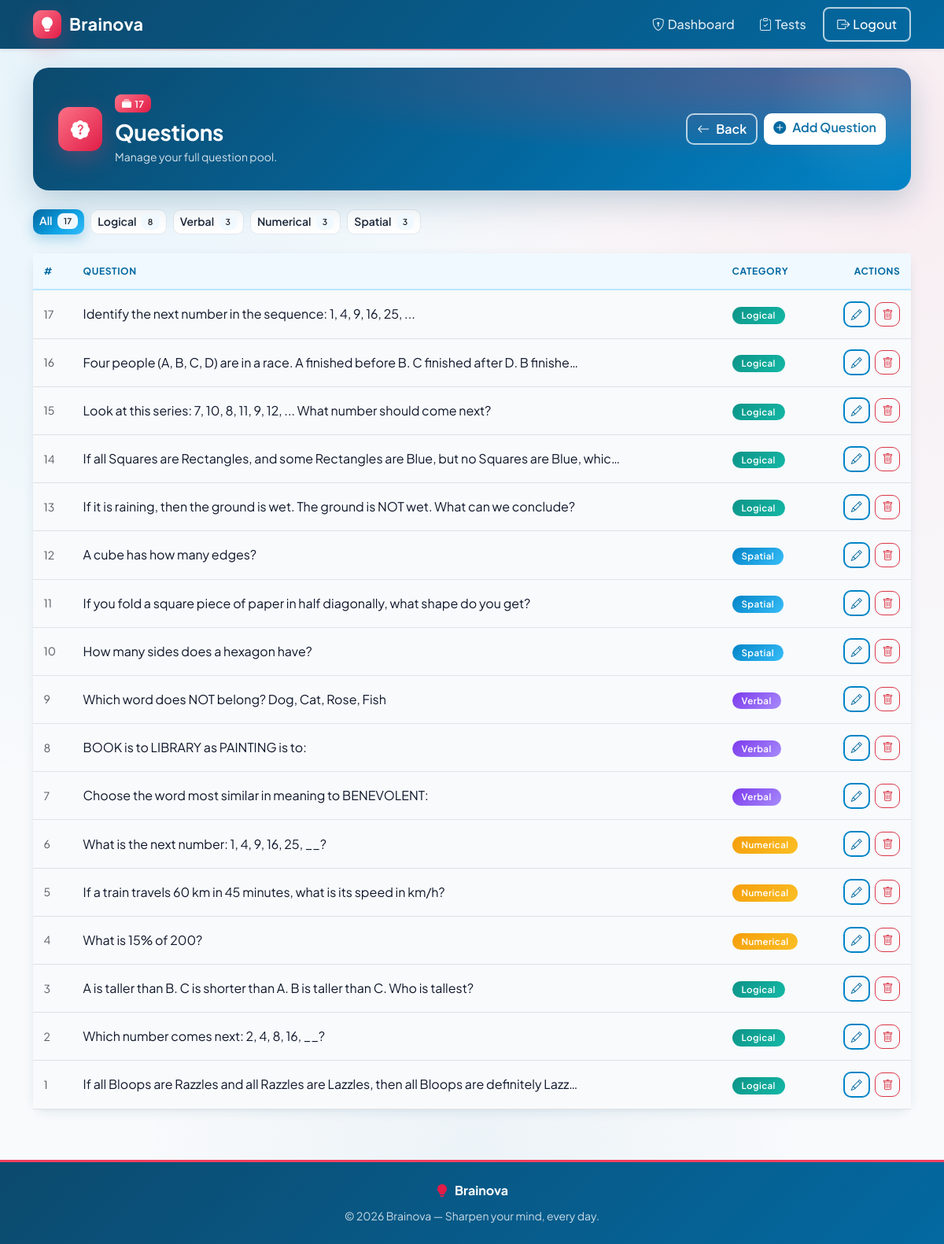
/admin/questions (signed in), run on the app's committed database.
### tables this page shows
CREATE TABLE questions (
    id INTEGER PRIMARY KEY AUTOINCREMENT,
    question_text TEXT NOT NULL,
    category TEXT NOT NULL CHECK(category IN ('logical', 'verbal', 'numerical', 'spatial')),
    created_at TIMESTAMP DEFAULT CURRENT_TIMESTAMP
, difficulty INTEGER);

### routes/admin.py (the view)
@admin_bp.route('/questions')
@admin_required
def questions():
    category = request.args.get('category', '')
    db = get_db()
    if category and category in CATEGORIES:
        qs = db.execute(
            'SELECT * FROM questions WHERE category = ? ORDER BY id DESC',
            (category,)
        ).fetchall()
    else:
        qs = db.execute('SELECT * FROM questions ORDER BY id DESC').fetchall()
    counts = {
        cat: db.execute(
            'SELECT COUNT(*) FROM questions WHERE category = ?', (cat,)
        ).fetchone()[0]
        for cat in CATEGORIES
    }
    total = db.execute('SELECT COUNT(*) FROM questions').fetchone()[0]
    db.close()
    return render_template('admin/questions.html', questions=qs,
                           categories=CATEGORIES, selected=category,
                           counts=counts, total=total)

### app.py (called while the page is built)
@app.context_processor
def inject_notification_count():
    if 'user_id' in session and not session.get('is_admin'):
        return {'unread_notifications': unread_count(session['user_id'])}
    return {'unread_notifications': 0}

### database.py (called while the page is built)
def get_db():
    conn = sqlite3.connect(DATABASE)
    conn.row_factory = sqlite3.Row
    conn.execute("PRAGMA foreign_keys = ON")
    return conn

### routes/admin.py (called while the page is built)
def admin_required(f):
    @wraps(f)
    def decorated(*args, **kwargs):
        if 'user_id' not in session:
            flash('Please log in.', 'warning')
            return redirect(url_for('auth.login'))
        if not session.get('is_admin'):
            flash('Admin access required.', 'danger')
            return redirect(url_for('index'))
        return f(*args, **kwargs)
    return decorated

### templates/admin/questions.html (shortened to what this page needs)
{% extends "base.html" %}
{% block content %}
<div class="page-banner d-flex justify-content-between align-items-center flex-wrap gap-3">
  <div class="d-flex align-items-center gap-3">
    <div class="banner-icon"><i class="bi bi-patch-question-fill"></i></div>
    <div>
      <span class="badge bg-warning text-dark mb-2"><i class="bi bi-collection-fill me-1"></i>{{ questions|length }}{% if selected %} of {{ total }}{% endif %}</span>
      <h3 class="fw-bold mb-1">Questions</h3>
      <p class="mb-0 small">Manage your full question pool.</p>
    </div>
  </div>
  <div class="d-flex gap-2">
    <a href="{{ url_for('admin.dashboard') }}" class="btn btn-outline-light">
      <i class="bi bi-arrow-left me-2"></i>Back
    </a>
    <a href="{{ url_for('admin.add_question') }}" class="btn btn-light">
      <i class="bi bi-plus-circle-fill me-2"></i>Add Question
    </a>
  </div>
</div>
<div class="mb-4 d-flex gap-2 flex-wrap">
  <a href="{{ url_for('admin.questions') }}"
     class="btn btn-sm {{ 'btn-primary' if not selected else 'btn-outline-secondary' }}">
    All <span class="badge bg-light text-dark ms-1">{{ total }}</span>
  </a>
  {% for cat in categories %}
  <a href="{{ url_for('admin.questions', category=cat) }}"
     class="btn btn-sm {{ 'btn-primary' if selected == cat else 'btn-outline-secondary' }}">
    {{ cat|capitalize }} <span class="badge bg-light text-dark ms-1">{{ counts[cat] }}</span>
  </a>
  {% endfor %}
</div>
<div class="card border-0 shadow-sm">
  <div class="card-body p-0">
    {% if questions %}
      <div class="table-responsive">
        <table class="table table-hover align-middle mb-0">
          <thead class="table-light">
            <tr>
              <th style="width:50px">#</th>
              <th>Question</th>
              <th style="width:110px">Category</th>
              <th style="width:130px" class="text-end">Actions</th>
            </tr>
          </thead>
          <tbody>
            {% for q in questions %}
            <tr>
              <td class="text-muted small">{{ q['id'] }}</td>
              <td>
                <span class="d-block">{{ q['question_text'][:90] }}{% if q['question_text']|length > 90 %}…{% endif %}</span>
              </td>
              <td>
                <span class="badge cat-badge-{{ q['category'] }}">{{ q['category']|capitalize }}</span>
              </td>
              <td class="text-end">
                <a href="{{ url_for('admin.edit_question', q_id=q['id']) }}"
                   class="btn btn-sm btn-outline-primary me-1">
                  <i class="bi bi-pencil"></i>
                </a>
                <form method="POST" action="{{ url_for('admin.delete_question', q_id=q['id']) }}"
                      class="d-inline" onsubmit="return confirm('Delete this question?')">
                  <button type="submit" class="btn btn-sm btn-outline-danger">
                    <i class="bi bi-trash"></i>
                  </button>
                </form>
              </td>
            </tr>
            {% endfor %}
          </tbody>
        </table>
      </div>
    {% else %}
      <div class="text-center py-5 text-muted">
        <i class="bi bi-inbox display-4 d-block mb-3"></i>
        <p>No questions found. <a href="{{ url_for('admin.add_question') }}">Add one now.</a></p>
      </div>
    {% endif %}
  </div>
</div>
{% endblock %}

### data on the page
questions: id "17", question_text "Identify the next number in the sequence: 1, 4, 9, 16, 25, ...", category "Logical"
questions: id "16", question_text "Four people (A, B, C, D) are in a race. A finished before B. C finished after D. B finishe", category "Logical"
questions: id "15", question_text "Look at this series: 7, 10, 8, 11, 9, 12, ... What number should come next?", category "Logical"
questions: id "14", question_text "If all Squares are Rectangles, and some Rectangles are Blue, but no Squares are Blue, whic", category "Logical"
questions: id "13", question_text "If it is raining, then the ground is wet. The ground is NOT wet. What can we conclude?", category "Logical"
questions: id "12", question_text "A cube has how many edges?", category "Spatial"
questions: id "11", question_text "If you fold a square piece of paper in half diagonally, what shape do you get?", category "Spatial"
questions: id "10", question_text "How many sides does a hexagon have?", category "Spatial"
questions: id "9", question_text "Which word does NOT belong? Dog, Cat, Rose, Fish", category "Verbal"
questions: id "8", question_text "BOOK is to LIBRARY as PAINTING is to:", category "Verbal"
questions: id "7", question_text "Choose the word most similar in meaning to BENEVOLENT:", category "Verbal"
questions: id "6", question_text "What is the next number: 1, 4, 9, 16, 25, __?", category "Numerical"
questions: id "5", question_text "If a train travels 60 km in 45 minutes, what is its speed in km/h?", category "Numerical"
questions: id "4", question_text "What is 15% of 200?", category "Numerical"
questions: id "3", question_text "A is taller than B. C is shorter than A. B is taller than C. Who is tallest?", category "Logical"
questions: id "2", question_text "Which number comes next: 2, 4, 8, 16, __?", category "Logical"
questions: id "1", question_text "If all Bloops are Razzles and all Razzles are Lazzles, then all Bloops are definitely Lazz", category "Logical"

### other printed values
{{ questions|length }} "17"
{{ total }} "17"
{{ cat|capitalize }} "Logical" "Verbal" "Numerical" "Spatial"
{{ counts[cat] }} "8" "3" "3" "3"
